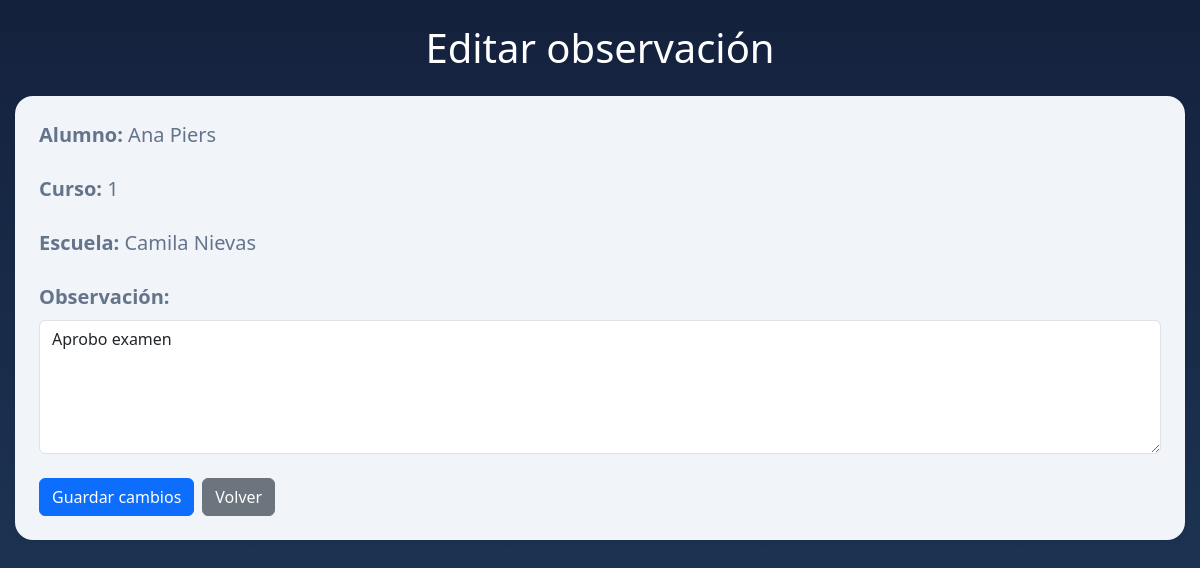
The app's page /observaciones/editar/3/ with its own data.
### asistencias/models.py (models this page shows, shortened)
class Observacion(models.Model):
    alumno = models.ForeignKey(Alumno, on_delete=models.CASCADE)
    curso = models.ForeignKey(Curso, on_delete=models.CASCADE)
    fecha_hora = models.DateTimeField(auto_now_add=True)
    descripcion = models.TextField()
    class Meta:
        ordering = ['-fecha_hora']

class Alumno(models.Model):
    nombre = models.CharField(max_length=100)
    apellido = models.CharField(max_length=100)
    cursos = models.ManyToManyField(Curso, related_name='alumnos')

class Curso(models.Model):
    nombre = models.CharField(max_length=50)
    escuela = models.ForeignKey(Escuela, on_delete=models.CASCADE)

class Escuela(models.Model):
    nombre = models.CharField(max_length=100)

### asistencias/views.py (the view, shortened to what this page needs)
def editar_observacion(request, observacion_id):
    observacion = get_object_or_404(
        Observacion,
        id=observacion_id
    )
    return render(
        request,
        'asistencias/editar_observacion.html',
        {
            'observacion': observacion
        }
)

### asistencias/templates/asistencias/editar_observacion.html (shortened to what this page needs)
{% extends 'base.html' %}
{% block content %}
<h1 class="mb-4 text-center">
    Editar observación
</h1>
<div class="card shadow-sm p-4 col-12 col-md-8 mx-auto">
    <div class="mb-3">
        <p class="fs-5 mb-2">
        <strong>Alumno:</strong>
        {{ observacion.alumno.nombre }}
        {{ observacion.alumno.apellido }}
        </p>
    </div>
    <div class="mb-3">
        <p class="fs-5 mb-2">
        <strong>Curso:</strong>
            {{ observacion.curso.nombre }}
        </p>
    </div>
    <div class="mb-3">
        <p class="fs-5 mb-2">
        <strong>Escuela:</strong>
        {{ observacion.curso.escuela.nombre }}
        </p>
    </div>
    <form method="post">
        <div class="mb-4">
            <p class="fs-5 mb-2">
               <strong>Observación:</strong>
            </p>
            <textarea
                name="descripcion"
                rows="5"
                class="form-control"
                required>{{ observacion.descripcion }}
            </textarea>
        </div>
        <div class="d-flex gap-2">
            <button
                type="submit"
                class="btn btn-primary">
                Guardar cambios
            </button>
            <a
                href="/observaciones/lista/{{ observacion.curso.id }}/"
                class="btn btn-secondary">
            Volver
            </a>
        </div>
    </form>
</div>
{% endblock %}

### asistencias/static/css/estilos.css (style rules this page uses)
body { background: linear-gradient( 180deg, #14213d, #1f3b5c ); min-height: 100vh; }
h1, h2, h3 { color: #ffffff; }
.card { border-radius: 18px; background-color: #f1f5f9; border: none; box-shadow: 0 8px 20px rgba(0,0,0,0.15); transition: 0.3s; width: 100%; }
.card p { color: #64748b !important; }

### records on screen
Observacion: alumno.nombre "Ana", alumno.apellido "Piers", curso.nombre "1", curso.escuela.nombre "Camila Nievas", descripcion "Aprobo examen"
